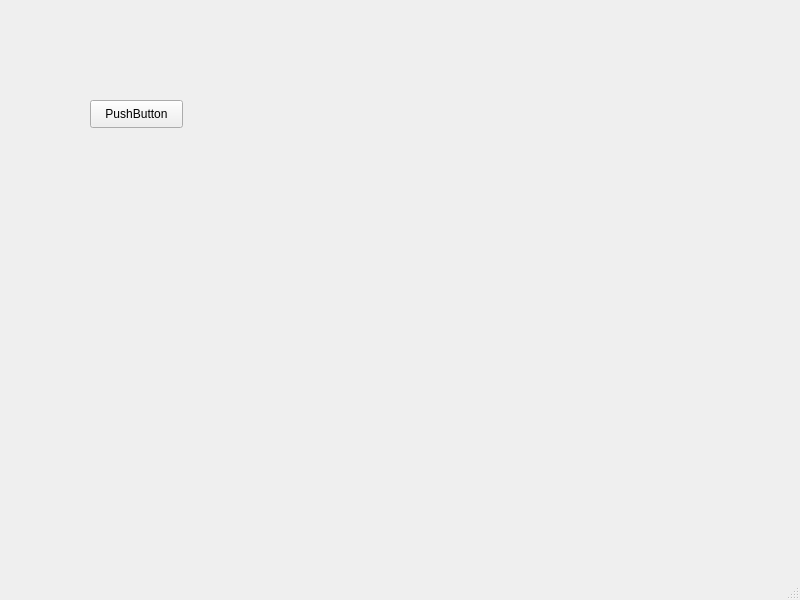
<?xml version="1.0" encoding="UTF-8"?>
<ui version="4.0">
 <class>MainWindow</class>
 <widget class="QMainWindow" name="MainWindow">
  <property name="geometry">
   <rect>
    <x>0</x>
    <y>0</y>
    <width>800</width>
    <height>600</height>
   </rect>
  </property>
  <property name="windowTitle">
   <string>MainWindow</string>
  </property>
  <widget class="QWidget" name="centralwidget">
   <widget class="QPushButton" name="pushButton">
    <property name="geometry">
     <rect>
      <x>90</x>
      <y>100</y>
      <width>93</width>
      <height>28</height>
     </rect>
    </property>
    <property name="text">
     <string>PushButton</string>
    </property>
   </widget>
  </widget>
  <widget class="QMenuBar" name="menubar">
   <property name="geometry">
    <rect>
     <x>0</x>
     <y>0</y>
     <width>800</width>
     <height>26</height>
    </rect>
   </property>
  </widget>
  <widget class="QStatusBar" name="statusbar"/>
 </widget>
 <resources/>
 <connections>
  <connection>
   <sender>pushButton</sender>
   <signal>clicked()</signal>
   <receiver>MainWindow</receiver>
   <slot>close()</slot>
   <hints>
    <hint type="sourcelabel">
     <x>138</x>
     <y>136</y>
    </hint>
    <hint type="destinationlabel">
     <x>221</x>
     <y>225</y>
    </hint>
   </hints>
  </connection>
 </connections>
</ui>
